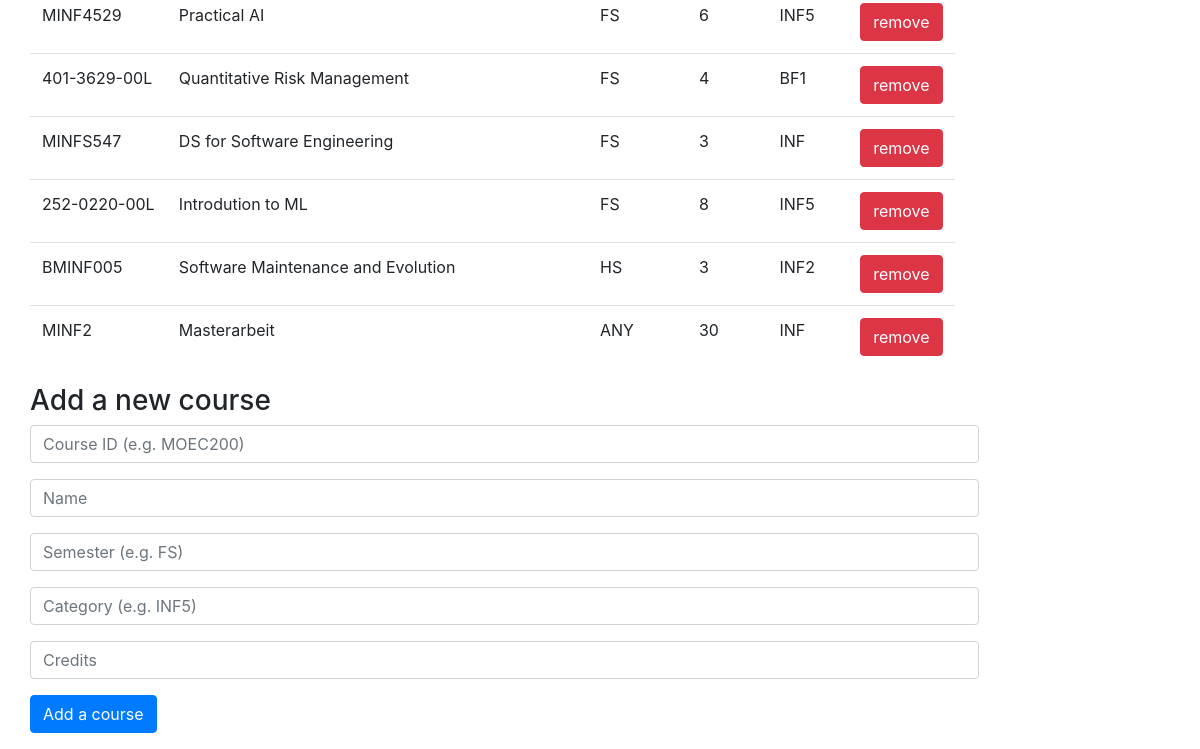
/courses (lower part), run on an earlier commit of the app's database.
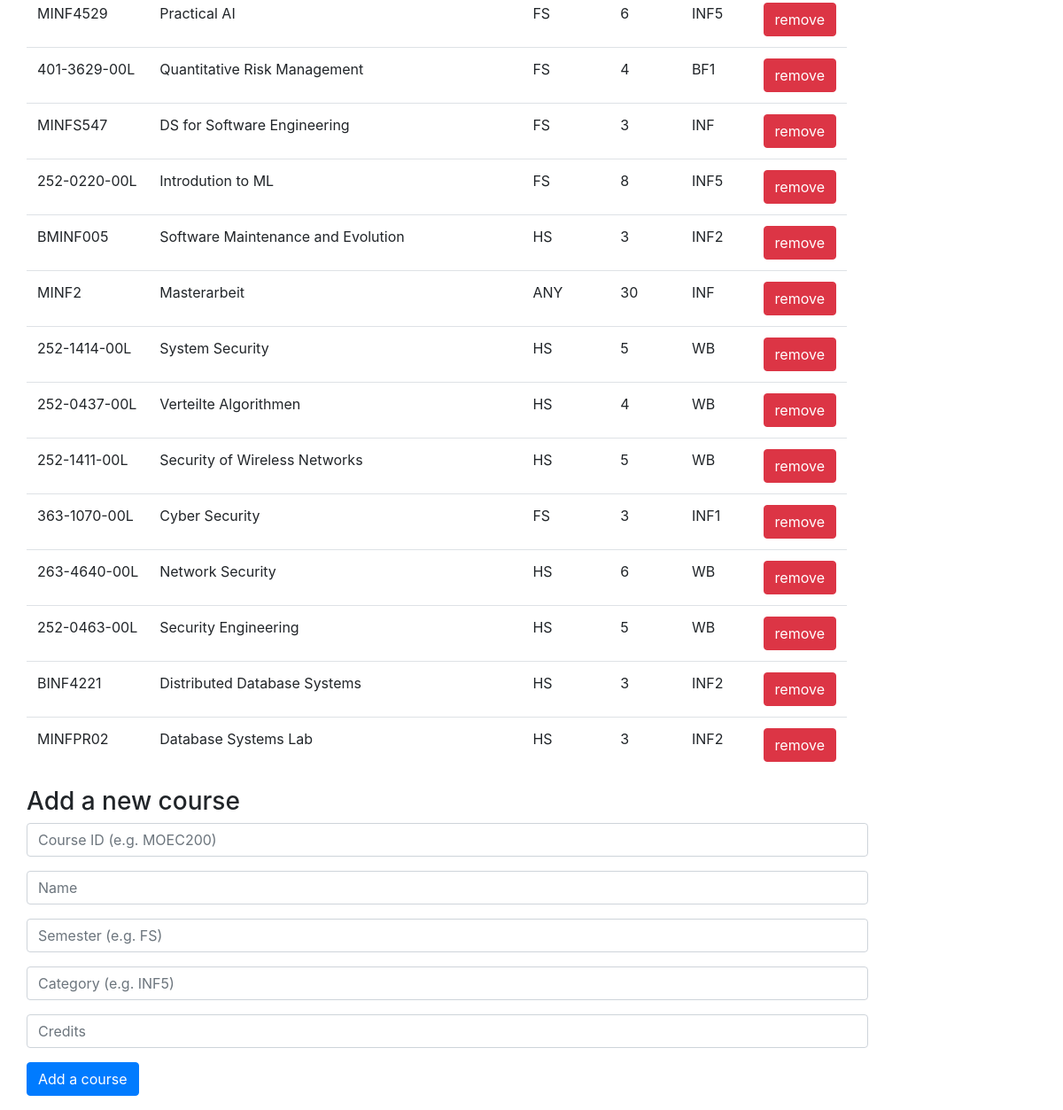
And on a later commit of the database.
### models.py (models this page shows, shortened)
class Course(db.Model):
    __tablename__ = "courses"
    course_id = db.Column(db.String, primary_key=True)
    name = db.Column(db.String, nullable=False)
    semester = db.Column(db.String, nullable=False)
    category = db.Column(db.String, nullable=False)
    credits = db.Column(db.Integer, nullable=False)
    booked_in = db.relationship("Schedule", backref="course", lazy=True)

### app.py (the view)
@app.route("/courses", methods=["GET"])
def courses():
    courses = Course.query.all()
    return render_template("courses.html", courses=courses)

### templates/courses.html (shortened to what this page needs)
{% extends "layout.html" %}
{% block body %}
    <table class="table">
<tbody>
{% for course in courses %}
    <tr>
        <td>{{ course.course_id }}</td>
        <td>{{ course.name }}</td>
        <td>{{ course.semester }}</td>
        <td>{{ course.credits }}</td>
        <td>{{ course.category }}</td>
        <td>
            <form action="{{ url_for('remove_course') }}" method="post">
                <input class="btn btn-danger" type="submit" value="remove">
            </form>
        </td>
    </tr>
{% endfor %}
</tbody>
    </table>
    <h3>Add a new course</h3>
    <form action="{{ url_for('add_course') }}" method="post">
    <div class="form-group">
        <input class="form-control" name="course_id", placeholder="Course ID (e.g. MOEC200)">
    </div>
    <div class="form-group">
        <input class="form-control" name="name" placeholder="Name">
    </div>
    <div class="form-group">
        <input class="form-control" name="semester" placeholder="Semester (e.g. FS)">
    </div>
    <div class="form-group">
        <input class="form-control" name="category" placeholder="Category (e.g. INF5)">
    </div>
    <div class="form-group">
            <input class="form-control" name="credits" placeholder="Credits">
        </div>
    <div class="form-group">
        <button class="btn btn-primary">Add a course</button>
    </div>
    </form>
{% endblock %}

What changed in the data, as far as the page shows it:
added Course: course_id "252-1414-00L", name "System Security", semester "HS", credits "5", category "WB"
added Course: course_id "252-0437-00L", name "Verteilte Algorithmen", semester "HS", credits "4", category "WB"
added Course: course_id "252-1411-00L", name "Security of Wireless Networks", semester "HS", credits "5", category "WB"
added Course: course_id "363-1070-00L", name "Cyber Security", semester "FS", credits "3", category "INF1"
added Course: course_id "263-4640-00L", name "Network Security", semester "HS", credits "6", category "WB"
added Course: course_id "252-0463-00L", name "Security Engineering", semester "HS", credits "5", category "WB"
added Course: course_id "BINF4221", name "Distributed Database Systems", semester "HS", credits "3", category "INF2"
added Course: course_id "MINFPR02", name "Database Systems Lab", semester "HS", credits "3", category "INF2"
